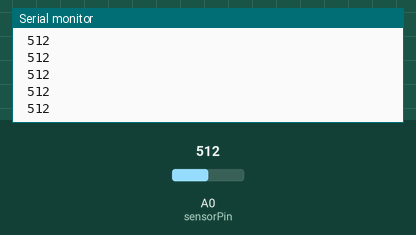
The sketch below on a simulated Arduino Uno, built with avr-gcc and run on an emulated ATmega328P. Shown: the last lines printed to the serial monitor. Inputs (shaded band) come from the test bench; at power-on: A0 (sensorPin) = 512.

Above: at 1.2 s.
1.3 s: A0 (sensorPin) set to 716
At 2.3 s:
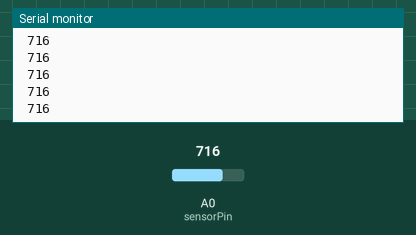
2.8 s: A0 (sensorPin) set to 900
At 3.3 s:
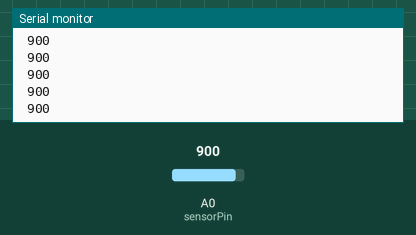
Timing chart, 0 to 5.8 s (numbered marks = the images above; inputs shaded):
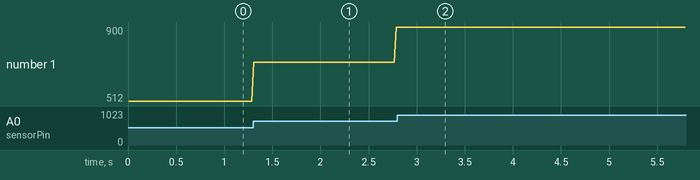

Measured:
- after the input at 1.3 s, the serial monitor: prints a new line at once (image 1)
- after the input at 2.8 s, the serial monitor: prints a new line at once (image 2)
- plotted number 1: 512 → 900 after the input at 1.3 s

The sketch:

LDR_sensor.ino
```cpp
int sensorPin = A0; // select the input pin for the potentiometer
int sensorValue = 0; // variable to store the value coming from the sensor
void setup() {
 // begin the serial monitor @ 9600 baud
 Serial.begin(9600);
}
void loop() {
 // read the value from the sensor:
 sensorValue = analogRead(sensorPin);
 Serial.println(sensorValue);
 Serial.print(" ");
 delay(20);
}
```
